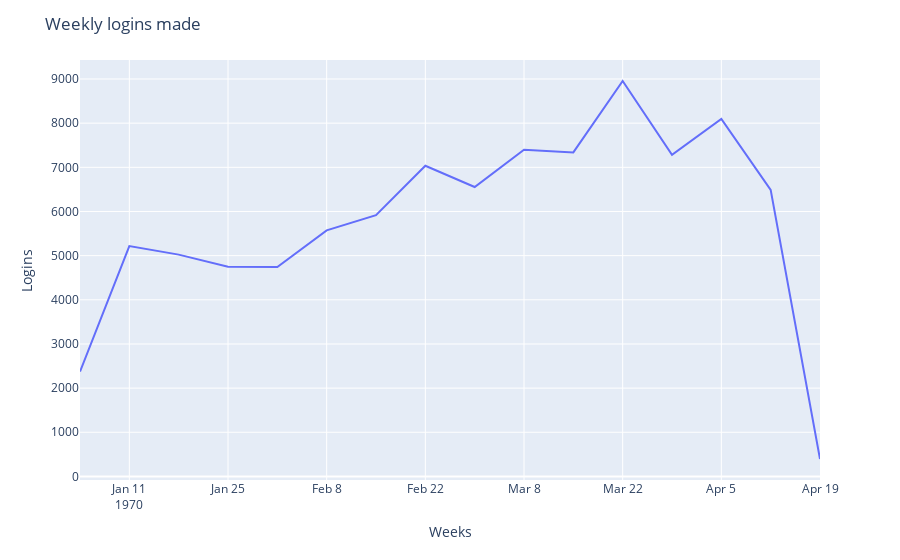

Notebook cell for this chart:
### Code cell
fig2= px.line(int_15_week, x= 'login_time', y= 'weekly_login')
fig2.update_layout(title= 'Weekly logins made', xaxis_title= 'Weeks', yaxis_title= 'Logins')

### Figure 1 — Plotly figure (JSON) as saved in the notebook; plotly's stock layout.template omitted (floating-point values rounded to 4 significant figures)
{"data": [{"hovertemplate": "login_time=%{x}<br>weekly_login=%{y}<extra></extra>", "legendgroup": "", "line": {"color": "#636efa", "dash": "solid"}, "mode": "lines", "name": "", "orientation": "v", "showlegend": false, "type": "scatter", "x": ["1970-01-04T00:00:00", "1970-01-11T00:00:00", "1970-01-18T00:00:00", "1970-01-25T00:00:00", "1970-02-01T00:00:00", "1970-02-08T00:00:00", "1970-02-15T00:00:00", "1970-02-22T00:00:00", "1970-03-01T00:00:00", "1970-03-08T00:00:00", "1970-03-15T00:00:00", "1970-03-22T00:00:00", "1970-03-29T00:00:00", "1970-04-05T00:00:00", "1970-04-12T00:00:00", "1970-04-19T00:00:00"], "xaxis": "x", "y": [2374, 5217, 5023, 4751, 4744, 5572, 5915, 7035, 6554, 7398, 7338, 8955, 7285, 8095, 6491, 395], "yaxis": "y"}], "layout": {"legend": {"tracegroupgap": 0}, "margin": {"t": 60}, "title": {"text": "Weekly logins made"}, "xaxis": {"anchor": "y", "domain": [0, 1], "title": {"text": "Weeks"}}, "yaxis": {"anchor": "x", "domain": [0, 1], "title": {"text": "Logins"}}}}
